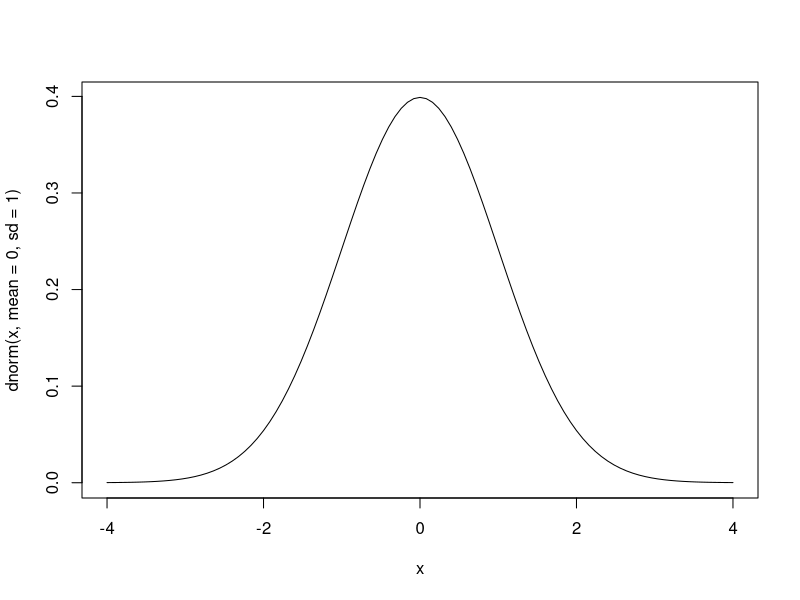
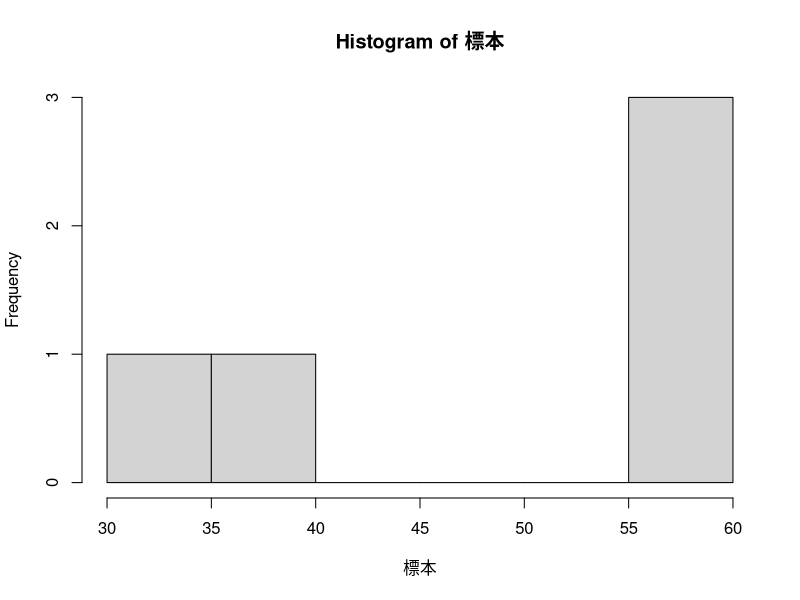
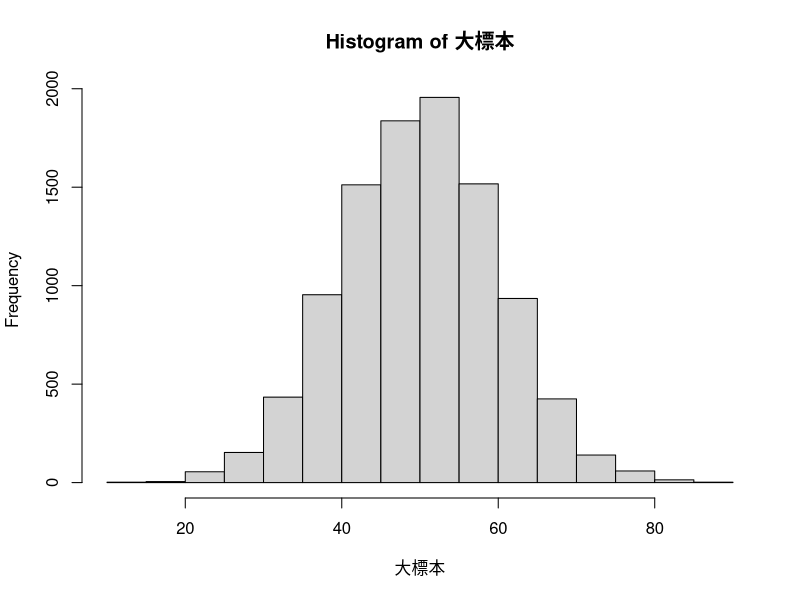
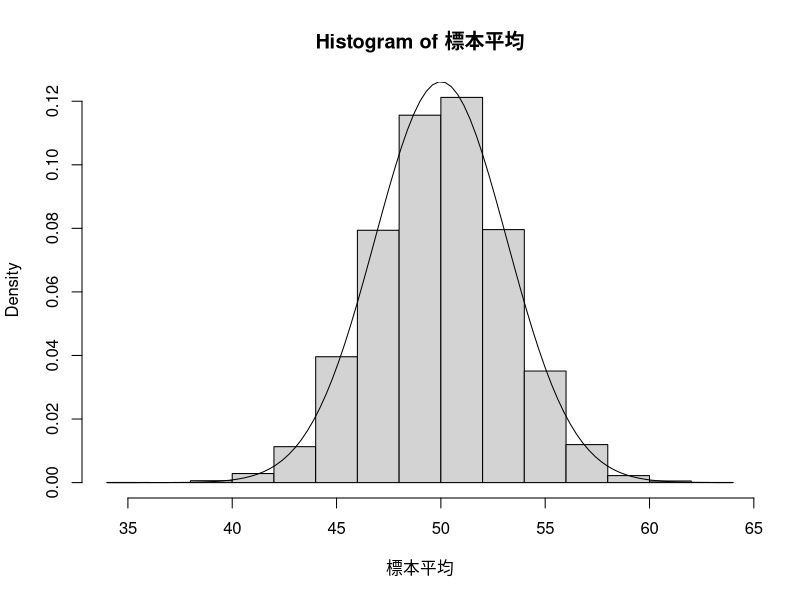

Reproduce these figures in R, in order.
## ---- chunk 1
knitr::opts_chunk$set(echo = TRUE)
## ---- chunk 2
身長 <- c(165.2, 175.9, 161.7, 174.2, 172.1, 163.3, 170.9, 170.6, 168.4, 171.3)
mean(身長)
## ---- chunk 3
サイコロ6 <- ceiling(runif(n=6, min=0, max=6))
table(サイコロ6)

サイコロ600万 <- ceiling(runif(n=6000000, min=0, max=6))
table(サイコロ600万)
## ---- chunk 4
curve(dnorm(x, mean=0, sd=1), from=-4, to=4)
## ---- chunk 5
標本 <- rnorm(n=5, mean=50, sd=10)
hist(標本)

大標本 <- rnorm(n=10000, mean=50, sd=10)
hist(大標本)
## ---- chunk 6
標本 <- rnorm(n=10, mean=50, sd=10)
標本
mean(標本)

# 10000回標本平均を計算して格納する
標本平均 <- numeric(length = 10000)
for (i in 1:10000) {
  標本 <- rnorm(n=10, mean=50, sd=10)
  標本平均[i] <- mean(標本)
}
# freq=FALSEで縦軸を度数ではなくて、確率分布と同じ単位で表すものになる
hist(標本平均, freq=FALSE)
curve(dnorm(x, mean=50, sd=sqrt(10)), add=TRUE)
